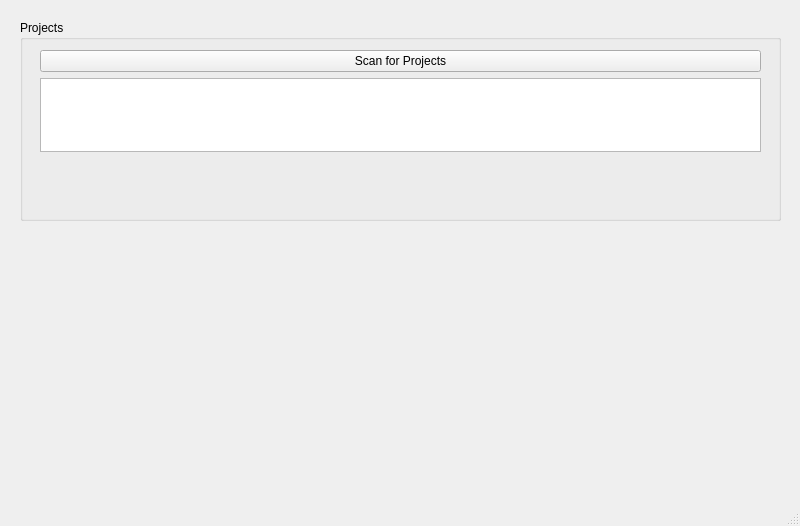
<?xml version="1.0" encoding="UTF-8"?>
<ui version="4.0">
 <class>zoobeProjectManagerWin</class>
 <widget class="QMainWindow" name="zoobeProjectManagerWin">
  <property name="geometry">
   <rect>
    <x>0</x>
    <y>0</y>
    <width>800</width>
    <height>526</height>
   </rect>
  </property>
  <property name="windowTitle">
   <string>Zoobe Project Manager</string>
  </property>
  <widget class="QWidget" name="centralwidget">
   <widget class="QGroupBox" name="groupBox">
    <property name="geometry">
     <rect>
      <x>20</x>
      <y>20</y>
      <width>761</width>
      <height>201</height>
     </rect>
    </property>
    <property name="title">
     <string>Projects</string>
    </property>
    <widget class="QWidget" name="gridLayoutWidget">
     <property name="geometry">
      <rect>
       <x>20</x>
       <y>30</y>
       <width>721</width>
       <height>102</height>
      </rect>
     </property>
     <layout class="QGridLayout" name="gridLayout">
      <item row="0" column="0">
       <widget class="QPushButton" name="scan_pushButton">
        <property name="text">
         <string>Scan for Projects</string>
        </property>
       </widget>
      </item>
      <item row="1" column="0">
       <widget class="QTextEdit" name="listProjects_textEdit"/>
      </item>
     </layout>
    </widget>
   </widget>
  </widget>
  <widget class="QMenuBar" name="menubar">
   <property name="geometry">
    <rect>
     <x>0</x>
     <y>0</y>
     <width>800</width>
     <height>21</height>
    </rect>
   </property>
  </widget>
  <widget class="QStatusBar" name="statusbar"/>
 </widget>
 <resources/>
 <connections/>
</ui>
